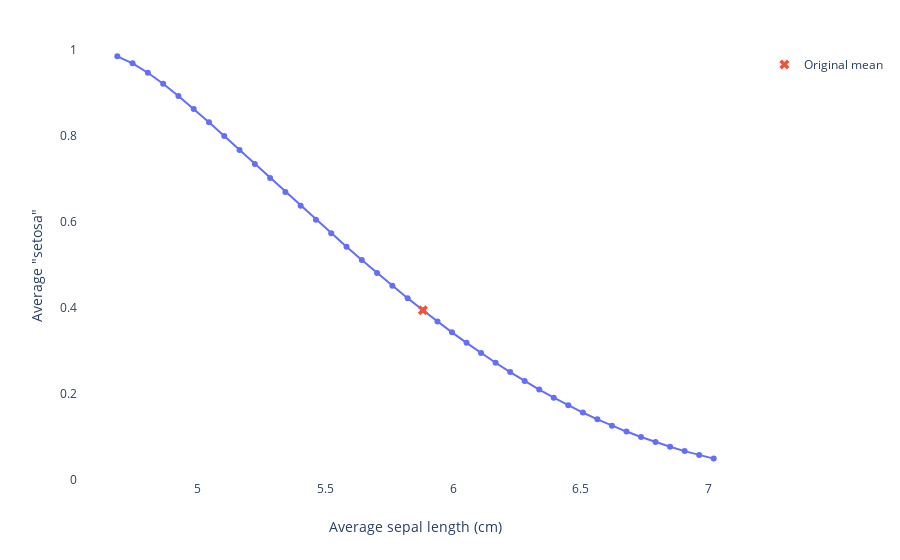

Write notebook code for a chart like this one.
### Markdown cell above
One variable, one class.

### Code cell
explainer.plot_bias(
    X_test=X_test['sepal length (cm)'],
    y_pred=y_pred['setosa']
)

### Figure 1 — Plotly figure (JSON) as saved in the notebook; plotly's stock layout.template omitted (floating-point values rounded to 4 significant figures)
{"data": [{"hoverinfo": "x+y", "mode": "lines+markers", "showlegend": false, "type": "scatter", "x": [4.685, 4.745, 4.805, 4.864, 4.924, 4.984, 5.044, 5.104, 5.164, 5.223, 5.283, 5.343, 5.403, 5.463, 5.523, 5.582, 5.642, 5.702, 5.762, 5.822, 5.882, 5.939, 5.995, 6.052, 6.109, 6.166, 6.223, 6.28, 6.337, 6.394, 6.451, 6.508, 6.565, 6.622, 6.678, 6.735, 6.792, 6.849, 6.906, 6.963, 7.02], "y": [0.9853, 0.969, 0.9472, 0.9214, 0.893, 0.8629, 0.8317, 0.7999, 0.7676, 0.735, 0.7025, 0.6699, 0.6376, 0.6055, 0.5738, 0.5425, 0.5117, 0.4814, 0.4518, 0.4229, 0.3947, 0.3687, 0.3434, 0.3189, 0.2953, 0.2727, 0.2509, 0.2301, 0.2103, 0.1915, 0.1737, 0.1569, 0.1412, 0.1264, 0.1127, 0.09991, 0.08809, 0.07719, 0.06719, 0.05805, 0.04973]}, {"hoverinfo": "skip", "marker": {"size": 9, "symbol": "x"}, "mode": "markers", "name": "Original mean", "type": "scatter", "x": [5.882], "y": [0.3947]}], "layout": {"margin": {"r": 50, "t": 50}, "plot_bgcolor": "white", "xaxis": {"title": {"text": "Average sepal length (cm)"}, "zeroline": false}, "yaxis": {"range": [0, 1], "showline": true, "title": {"text": "Average \"setosa\""}}}}
